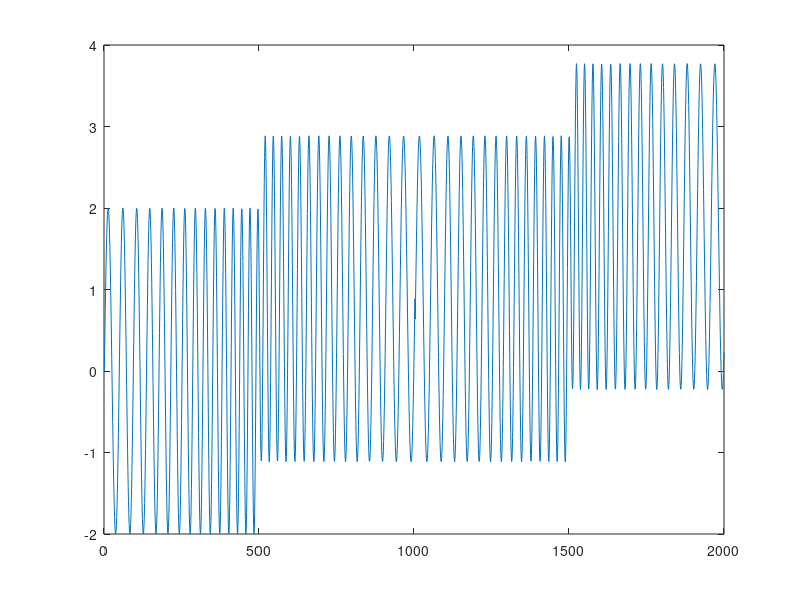

MATLAB code for this plot:
% sine sweep

start_freq = 1;
end_freq = 2;
amplitude = 2;
duration = 10;

start_angular_freq = 2*pi*start_freq;
end_angular_freq = 2*pi*end_freq;

K = (start_angular_freq*duration)/log(end_angular_freq/start_angular_freq);
L = (duration)/log(end_angular_freq/start_angular_freq);

pos = [];
sign = 1;
dt = 0;
offset = 0;

for i=1:2000
    if sign == 1  
        cmd = amplitude*sin(K*(exp((dt)/(L))-1)) + offset;
        dt = dt + 0.02; 
    end
    if sign == -1
        cmd = -amplitude*sin(K*(exp((dt)/(L))-1)) + offset;
        dt = dt - 0.02;  
    end
    pos = [pos;cmd];
    if dt>10 || dt<0
        offset = cmd;
        sign = -sign;
    end
end

plot(pos);